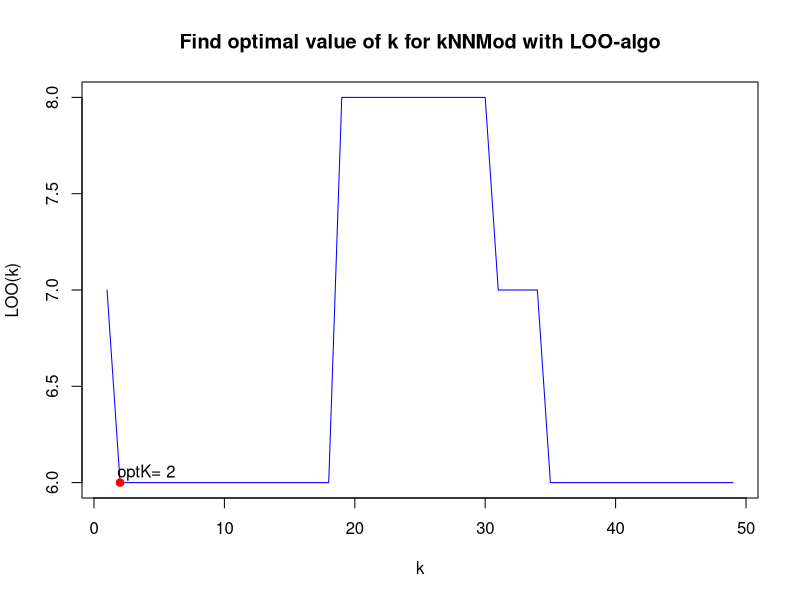

Here is the R script that generated this plot: (Note: a time limit stopped this script after it produced the figure.)
eucDist <- function(u,v) {  #функция расстояния между парой точек
  return (sqrt(sum((u-v)^2)))
}
colors <- c("setosa"="pink1","versicolor"="gold","virginica"="skyblue1")
meanDist <- function(xl,z,k,metricFunc=eucDist) {   #
  l <- dim(xl)[1]
  n <- dim(xl)[2]-1
  dist <- matrix(NA,l,2)
  for (i in 1:l) {
    dist[i, ] <- c(i, metricFunc(xl[i,1:n],z))  #создание списка пар (номер объекта, расстояние до z)
  }
  orderedDist <- dist[order(dist[, 2]), ]   #сортировка списка объектов
  return (orderedDist[1:k,2])
}
subclass <- function(xl,type) {   #выбор определённого вида цветов
  n <- dim(xl)[2]
  return (xl[which(xl[ ,n]==type), ])
}
kNNMod <- function(xl,z,k) {   #функция выбора класса методов kNN
  types <- c("setosa","versicolor","virginica")
  n <- dim(xl)[2]-1
  classDist <- c(0,0,0)
  for (i in 1:3) {
    current <- subclass(xl,types[i])   #для каждого класса получает список цветов
    classDist[i] <- mean(meanDist(current,z,k))   #берёт среднее расстояние до ближайших k представителей класса
  }
  class <- types[which.min(classDist)]     #выбирает тот вид, у которого "средний" объект ближе всего к z
  return (class)
}
determKNNMod_LOO <- function(xl) {   #определение оптимального k методом LOO
  l <- dim(xl)[1]
  n <- dim(xl)[2]-1
  classes <- xl[ ,n+1]
  counts <- table(classes)
  maxK <- counts[which.min(counts)]-1   #максимальное допустимое k = минимальное число в одном классе
  errorForK <- matrix(0.0,maxK,1)
  for (i in 1:l) {  #перебираем каждый элемент
    obj <- xl[i, ]
    newXl <- xl[-i, ]  #убираем его из выборки
    z <- obj[1:n]
    classes <- c("setosa"=0,"versicolor"=0,"virginica"=0)
    dist <- matrix(NA,3,maxK)
    for (j in 1:3) {
      class <- subclass(newXl,names(classes[j]))   #для каждого класса получает список цветов
      dist[j, ] <- meanDist(class,z,maxK)   #берёт среднее расстояние до всех представителей класса
    }
    print(i)
    for (k in 1:maxK) {   #перебираем значение k
      for (j in 1:3) {
        classes[j] <- classes[j]+dist[j,k]   #в каждый класс добавляется расстояние до k-го объекта класса
      }
      class <- names(which.min(classes))   #выбирается класс с наименьшим расстоянием
      if (class!=obj[n+1]) {   #если произошла ошибка классификации
        errorForK[k]=errorForK[k]+1   #то увиличиваем для данного k значение ошибки
      }
    }
  }
  LOO <- matrix(NA,maxK,2)
  for (k in 1:maxK) {
    LOO[k, ] <- c(k,errorForK[k])   #строим массив пар (номер, число ошибок)
  }
  optK <- which.min(errorForK)
  plot(LOO,pch=1,type="l",col="blue",xlab="k",ylab="LOO(k)",main="Find optimal value of k for kNNMod with LOO-algo")
  points(optK,LOO[optK,2],pch=21,bg="red",col="red")
  res <- paste("optK=",optK)   #готовит подпись для графика
  text(optK+2,LOO[optK,2]+0.05,labels=res)
  return (optK)
}

main <- function() {
  parOne <- 3   #чтобы можно было легко поменять параметры
  parTwo <- 4
  titles <- dimnames(iris)[2]
  xname <- titles[[1]][parOne]   #названия для подписей на карте
  yname <- titles[[1]][parTwo]
  xl <- iris[ ,c(parOne,parTwo,5)]   #построение выборки
  xMin <- xl[which.min(xl[ ,1]),1]   #нахождение минимального и максимального иксов
  xMax <- xl[which.max(xl[ ,1]),1]
  X <- seq(from=xMin,to=xMax,by=0.05)   #список всех иксов на карте
  xLen <- length(X)
  yMin <- xl[which.min(xl[ ,2]),2]   #нахождение минимального и максимального игриков
  yMax <- xl[which.max(xl[ ,2]),2]
  Y <- seq(from=yMin,to=yMax,by=0.05)   #список всех игриков на карте
  yLen <-length(Y)
  flowers <- matrix(NA,xLen,yLen)
  positions <- matrix(NA,xLen*yLen,2)
  optK <- determKNNMod_LOO(xl)   #находим оптимальное k
  cnt <- 1
  for (i in 1:yLen) {
    print(Y[i])
    for (j in 1:xLen) {
      z <- c(X[j],Y[i])
      positions[cnt, ] <- z   #запоминаем координаты объекта
      flowers[j,i] <- kNNMod(xl,z,optK)   #находим предположительный класс методом kNN
      cnt <- cnt+1
    }
  }
  plot(positions,pch=1,bg="white",col=colors[flowers],asp=1,main="Map of kNNMod for optimal K",xlab=xname,ylab=yname)
  points(iris[ ,c(parOne,parTwo)],pch=21,bg=colors[iris$Species],col=colors[iris$Species],asp=1)
}
main()
